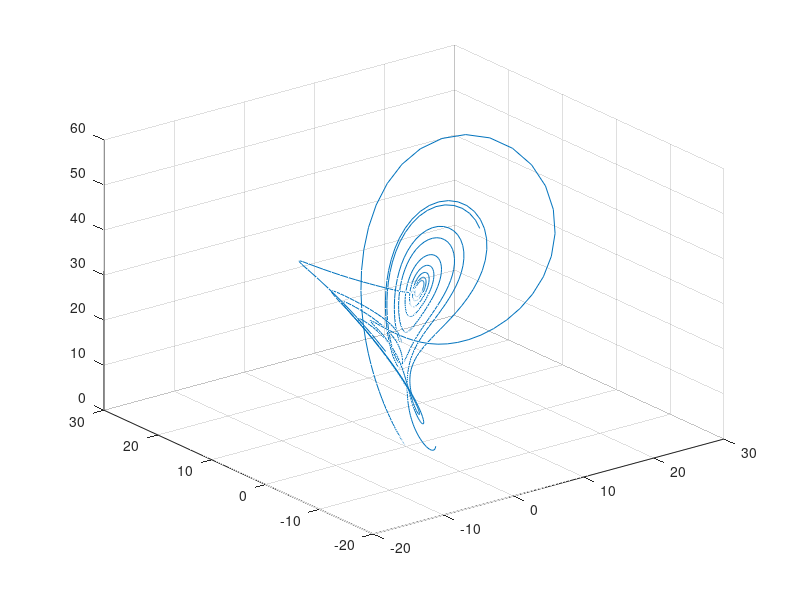

MATLAB code for this plot:
%Solution for Lorentz System
clear;clc;
%initial values
sigma = 10;
P = 28;
B = 8/3;
x(1) = 0.01;
y(1) = 0.01;
z(1) = 0.01;
dt = 0.01;
n = 10000;
%create for loop with the following values for n iterations
%dx = sigma*(y(1)-x(1));
%x(2)= x(1)+dx*dt
%dy = x(1)*(P-z(1))-y(1);
%y(2)= y(1)+dy*dt
%dz = x(1)*y(1)-B*z(1);
%z(2)= z(1)+dz*dt
for i = 1:n
    dx = sigma*(y(i)-x(i));
    x(i+1)= x(i)+dx*dt;
    dy = x(i)*(P-z(i))-y(i);
    y(i+1)= y(i)+dy*dt;
    dz = x(i)*y(i)-B*z(i);
    z(i+1)= z(i)+dz*dt;
end
%Animated plot with for loop
for i = 1:1000
    plot3(x(1:i), y(1:i), z(1:i));
    axis([-20 30 -20 30 0 60]);
    pause(0.01);
    grid;
end
